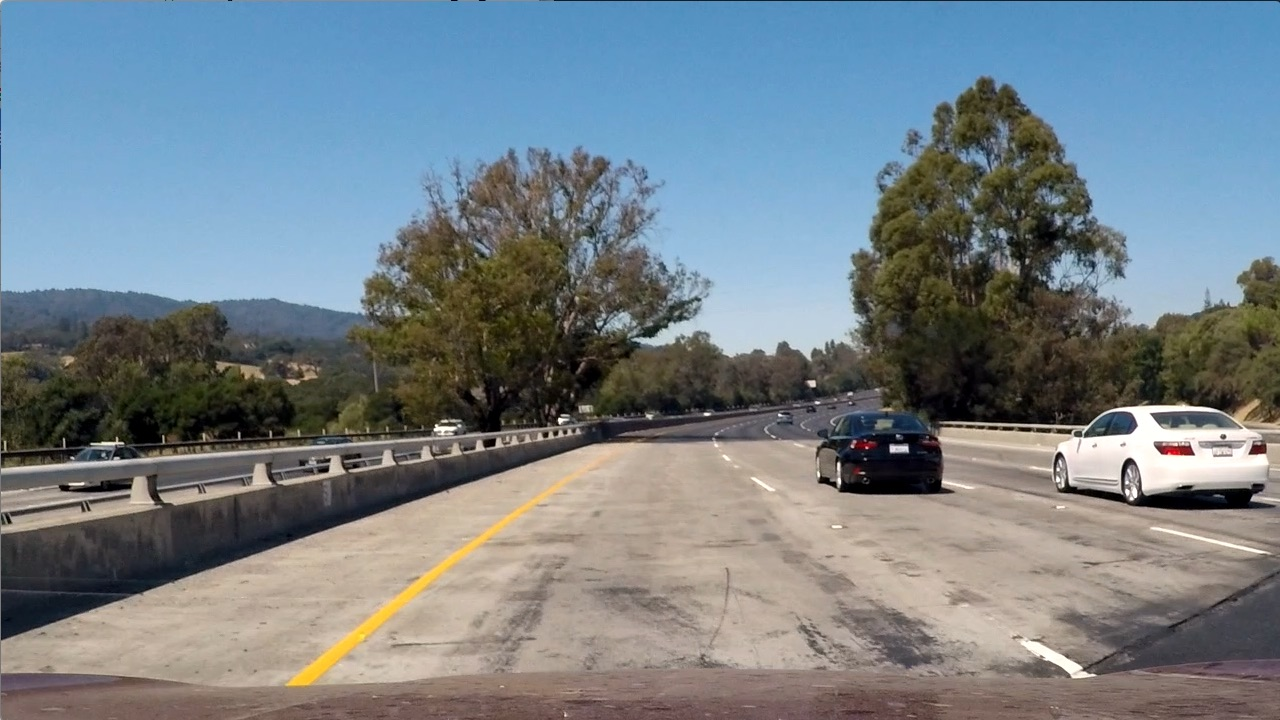
#> input picture CarND-Advanced-Lane-Lines-master/test_images/test1.jpg, 1280 x 720 px; the run also reads 2 pictures not shown here
$ jupyter execute --allow-errors P3.ipynb   (shell and % lines are left out)   (older library calls are emulated)
#> lines starting #> are read from the running program, lines starting #| are printed output that depends on the picture; after the words box and inside, x2 and y2 are one past the last pixel; in counts of white or black regions, pixels touching at a corner belong together
# Self-Driving Car Engineer Nanodegree

## Project: **Advanced Lane Lines**
***
In this project, I used video from a camera that was mounted on a car driving down the highway. Using OpenCV, I calibrated the camera and processed each frame in order to detect lane lines. I also calculated lane curvature and vehicle offset from the lane center. The detected lane lines were then drawn onto each frame and the images were put together to form a new video identical to the original with overlays of the detected lane lines, the lane curvature, and the vehicle offset.

## Import Packages

[cell 1]
#importing some useful packages
import matplotlib.pyplot as plt
import matplotlib.image as mpimg
import numpy as np
import cv2
import glob

## Read in an Image

[cell 2]
#reading in a test image
image = mpimg.imread('CarND-Advanced-Lane-Lines-master/test_images/test1.jpg')
#> image is the input picture: shape (720, 1280, 3); mean R, G, B 117.5, 128.7, 135.5

#printing out some stats and plotting
print('This image is:', type(image), 'with dimensions:', image.shape)
#| This image is: <class 'numpy.ndarray'> with dimensions: (720, 1280, 3)
plt.imshow(image)

[cell 3]
#reading in an image from the calibration set
image2 = mpimg.imread('CarND-Advanced-Lane-Lines-master/camera_cal/calibration1.jpg')
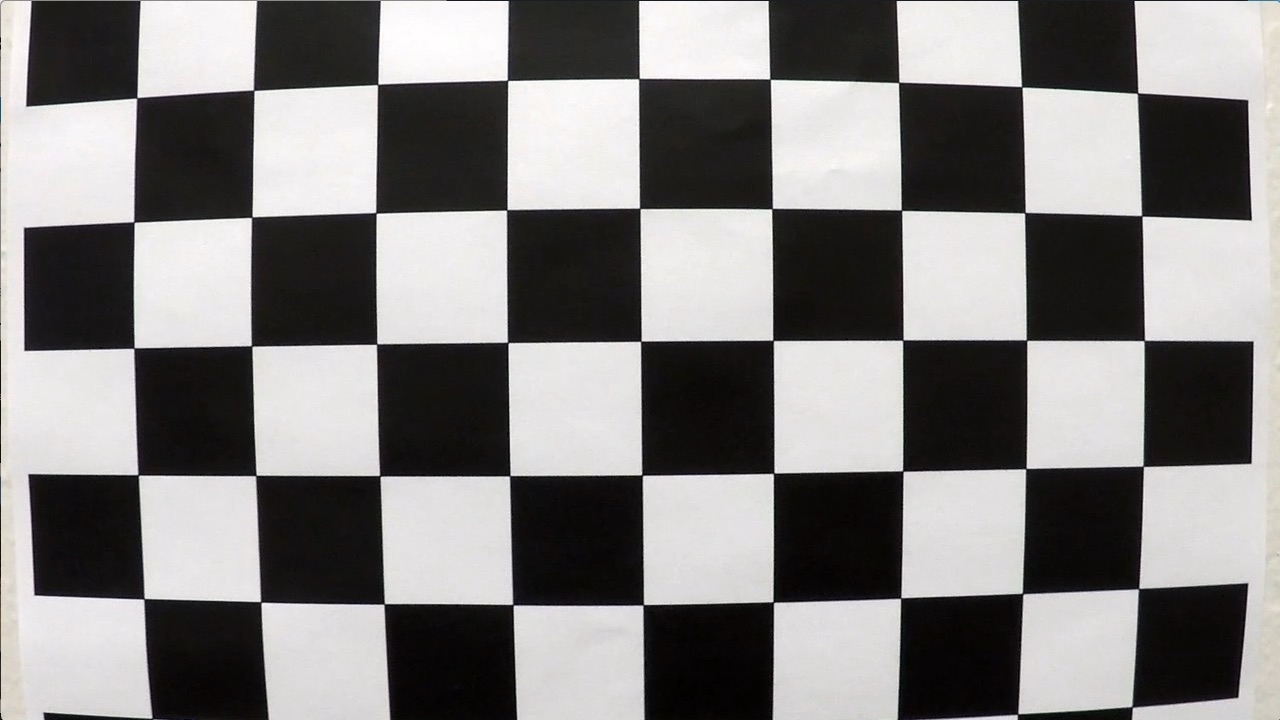
#> input picture CarND-Advanced-Lane-Lines-master/camera_cal/calibration1.jpg, 1280 x 720 px
#> image2 is the input picture: shape (720, 1280, 3); mean R, G, B 130.1, 128.4, 127.8

#printing out some stats and plotting
print('This image is:', type(image2), 'with dimensions:', image2.shape)
#| This image is: <class 'numpy.ndarray'> with dimensions: (720, 1280, 3)
plt.imshow(image2)

## Calibrate Cameras

[cell 4]
def find_corners(fname, nx, ny):
    '''
    Finds the inner corners of a chessboard calibration image.
    Parameters-
        fname: the name/location of the image file
        nx: number of corners expected in the horizontal direction
        ny: number of corners expected in the vertical direction
    Outputs-
        ret: boolean that signifies whether corners were selected
        corners: array of corner locations
    '''
#> called with nx = 9, ny = 5
    # Make a list of calibration images
    img = cv2.imread(fname)

    # Convert to grayscale
    gray = cv2.cvtColor(img, cv2.COLOR_RGB2GRAY)

    # Find the chessboard corners
    ret, corners = cv2.findChessboardCorners(gray, (nx, ny), None)
#> ret = True; corners = 45 rows, first 8: [136.7, 98.03], [253.8, 90.31], [377.7, 84.53], [507.6, 80.32], [639, 78.58], [770, 79.13], [898.7, 82.42], [1021.8, 87.11]

    # If found, draw corners
    if ret == True:
        # Draw and display the corners
        cv2.drawChessboardCorners(img, (nx, ny), corners, ret)
#> img: shape (720, 1280, 3); mean B, G, R 126.6, 129.3, 130.4
    return ret, corners, img

nx = 9
ny = 5
fname = 'CarND-Advanced-Lane-Lines-master/camera_cal/calibration1.jpg'
ret, corners, img = find_corners(fname, nx, ny)
#> ret = True
plt.imshow(img)
print(type(corners),corners.shape)
#| <class 'numpy.ndarray'> (45, 1, 2)

[cell 5]
#Corners found on another calibration image.
nx = 9
ny = 6
fname = 'CarND-Advanced-Lane-Lines-master/camera_cal/calibration20.jpg'
ret, corners, img = find_corners(fname, nx, ny)
#> call 2 of find_corners, with nx = 9, ny = 6
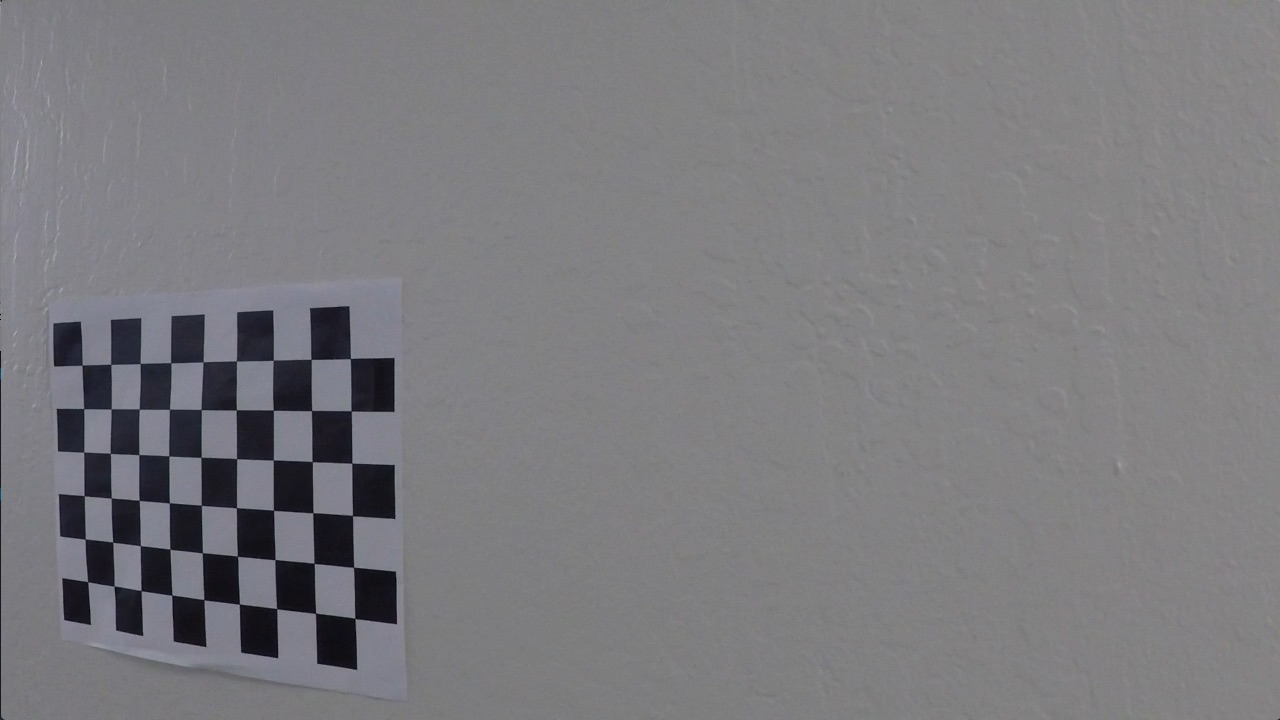
#> input picture CarND-Advanced-Lane-Lines-master/camera_cal/calibration20.jpg, 1280 x 720 px
#> in find_corners, img is the input picture: shape (720, 1280, 3); mean B, G, R 126.1, 122.8, 123.4
#> in find_corners (call 2), `ret, corners = cv2.findChessboardCorners(gray, (nx, ny), None)`: corners = 54 rows, first 8: [82.1, 365.1], [110.8, 364.5], [140.2, 363.5], [171, 362.8], [203.1, 361.8], [236.4, 360.9], [273.3, 360.2], [311.1, 359.3]
plt.imshow(img)
print(type(corners),corners.shape)
#| <class 'numpy.ndarray'> (54, 1, 2)

[cell 6]
def calibrate(nx, ny):
    '''
    Calibrates a camera given a set of points detected in one or more calibration images.
    Parameters-
        nx: number of corners expected in the horizontal direction
        ny: number of corners expected in the vertical direction
    Outputs-
        ret: boolean that signifies whether corners were selected
        mtx, dist, rvecs, tvecs: outputs from OpenCV cv2.calibrateCamera() function.
    '''
#> called with nx = 9, ny = 6
    # prepare object points, like (0,0,0), (1,0,0), (2,0,0) ....,(6,5,0)
    objp = np.zeros((ny*nx,3), np.float32)
    objp[:,:2] = np.mgrid[0:nx, 0:ny].T.reshape(-1,2)

    # Arrays to store object points and image points from all the images.
    objpoints = [] # 3d points in real world space
    imgpoints = [] # 2d points in image plane.

    # Make a list of calibration images
    images = glob.glob('./CarND-Advanced-Lane-Lines-master/camera_cal/cal*.jpg')
    # Step through the list and search for chessboard corners
    for idx, fname in enumerate(images):
        ret, corners, img = find_corners(fname, nx, ny)
#> ret = False

        # If found, add object points, image points
        if ret == True:
            objpoints.append(objp)
            imgpoints.append(corners)

    img_size = (img.shape[1], img.shape[0])
#> img_size = (1280, 720)
    ret, mtx, dist, rvecs, tvecs = cv2.calibrateCamera(objpoints, imgpoints, img_size,None,None)

    #cv2.destroyAllWindows()
    return ret, mtx, dist, rvecs, tvecs


ret, mtx, dist, rvecs, tvecs = calibrate(nx, ny)

[cell 7]

#Test the results of the calibration
img_original = mpimg.imread('./CarND-Advanced-Lane-Lines-master/camera_cal/calibration2.jpg')
img_undistorted = cv2.undistort(img_original, mtx, dist, None, mtx)

# Visualize undistortion
f, (ax1, ax2) = plt.subplots(1, 2, figsize=(20,10))
ax1.imshow(img_original)
ax1.set_title('Original Image', fontsize=30)
ax2.imshow(img_undistorted)
ax2.set_title('Undistorted Image', fontsize=30)

[cell 8]
#Apply undistortion to actual road images
img_original = mpimg.imread('./CarND-Advanced-Lane-Lines-master/test_images/test2.jpg')
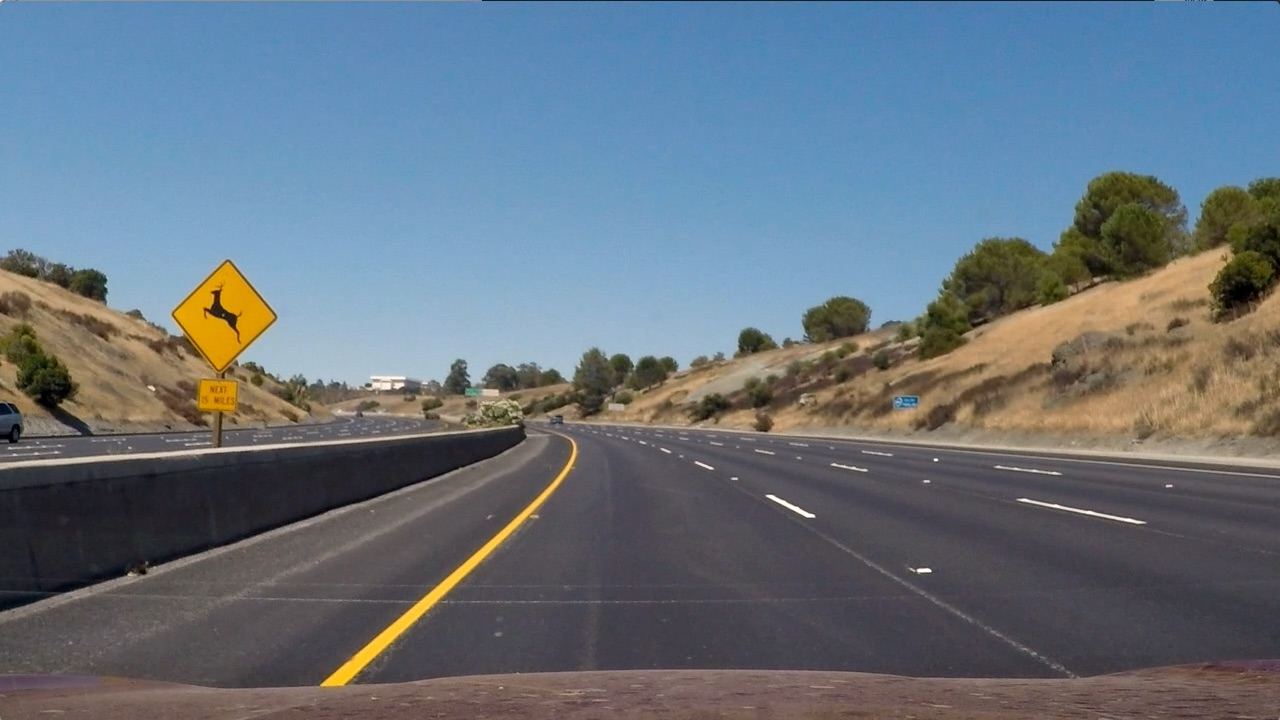
#> input picture CarND-Advanced-Lane-Lines-master/test_images/test2.jpg, 1280 x 720 px
#> img_original is the input picture: shape (720, 1280, 3); mean R, G, B 102.8, 114.6, 125.5
img_undistorted = cv2.undistort(img_original, mtx, dist, None, mtx)

# Visualize undistortion
f, (ax1, ax2) = plt.subplots(1, 2, figsize=(20,10))
ax1.imshow(img_original)
ax1.set_title('Original Image', fontsize=30)
ax2.imshow(img_undistorted)
ax2.set_title('Undistorted Image', fontsize=30)

It is difficult to see the effects of the undistortion on the real road image, but it is possible to tell that a transformation has occured by looking at the shape of the hood of the car.

[cell 9]
def binary_s_threshold(img, thresh):
    '''
    Converts
    Parameters-
        nx: number of corners expected in the horizontal direction
        ny: number of corners expected in the vertical direction
    Outputs-
        ret: boolean that signifies whether corners were selected
        mtx, dist, rvecs, tvecs: outputs from OpenCV cv2.calibrateCamera() function.
    '''
#> called with thresh = (225, 255)
    hsv = cv2.cvtColor(img, cv2.COLOR_RGB2HSV)
#> hsv: shape (720, 1280, 3); mean H, S, V 88.1, 78.7, 139.4
    S = hsv[:,:,2]

    binary = np.zeros_like(S)
    binary[(S > thresh[0]) & (S <= thresh[1])] = 255
    return binary

s_binary = binary_s_threshold(img_undistorted, thresh = (225,255))
#> s_binary: shape (720, 1280); 0.67% white; 47 white regions (35 under 20 px), largest, box (x1, y1, x2, y2) and area: (304, 446, 575, 702) 3021, (149, 263, 214, 357) 1971, (203, 272, 222, 303) 319
plt.imshow(s_binary)

[cell 10]
def sobel_x(img, thresh):
#> called with thresh = (20, 100)
    gray = cv2.cvtColor(img, cv2.COLOR_RGB2GRAY)

    sobelx = cv2.Sobel(gray, cv2.CV_64F, 1, 0) # Take the derivative in x
    abs_sobelx = np.absolute(sobelx) # Absolute x derivative to accentuate lines away from horizontal
    scaled_sobel = np.uint8(255*abs_sobelx/np.max(abs_sobelx))

    # Threshold x gradient
    thresh_min = 60
    thresh_max = 100
    sxbinary = np.zeros_like(scaled_sobel)
    sxbinary[(scaled_sobel >= thresh[0]) & (scaled_sobel <= thresh[1])] = 255
    return sxbinary
sobel_binary = sobel_x(img_undistorted, thresh = (20,100))
#> sobel_binary: shape (720, 1280); 4.9% white in thin lines or dots, all inside (x1, y1, x2, y2) = (1, 161, 1279, 720)
plt.imshow(sobel_binary)

[cell 11]
color_binary = np.dstack((np.zeros_like(sobel_binary), sobel_binary, s_binary))
print(np.count_nonzero(color_binary))
print(color_binary.shape)
#| (720, 1280, 3)
plt.imshow(color_binary)

[cell 12]
combined_binary = np.zeros_like(sobel_binary)
combined_binary[(s_binary == 255) | (sobel_binary == 255)] = 1
plt.imshow(combined_binary)

[cell 13]
def region_of_interest(img, vertices):
    """
    Applies an image mask.

    Only keeps the region of the image defined by the polygon
    formed from `vertices`. The rest of the image is set to black.
    """
    #defining a blank mask to start with
    mask = np.zeros_like(img)

    #defining a 3 channel or 1 channel color to fill the mask with depending on the input image
    if len(img.shape) > 2:
        channel_count = img.shape[2]  # i.e. 3 or 4 depending on your image
        ignore_mask_color = (255,) * channel_count
    else:
        ignore_mask_color = 255

    #filling pixels inside the polygon defined by "vertices" with the fill color
    cv2.fillPoly(mask, vertices, ignore_mask_color)

    #returning the image only where mask pixels are nonzero
    masked_image = cv2.bitwise_and(img, mask)
    return masked_image

imshape = image.shape
top_right_vertex = (740,400)
top_left_vertex = (600,400)
bottow_right_vertex = (1080,imshape[0])
bottom_left_vertex = (200,imshape[0])
vertices = np.array([[bottom_left_vertex,top_left_vertex, top_right_vertex, bottow_right_vertex]], dtype=np.int32)
cropped_combined_binary = region_of_interest(combined_binary, vertices)
plt.imshow(cropped_combined_binary)

[cell 14]
def perspective_transform(undistorted_image):
    # For source points I'm grabbing the outer four detected corners
    src = np.float32([[200,700],[597,450],[686,450],[1110,700]])
    dst = np.float32([[380,700],[400,0],[900,0],[921,700]])
    # Given src and dst points, calculate the perspective transform matrix
    img_size = (undistorted_image.shape[1], undistorted_image.shape[0])
    M = cv2.getPerspectiveTransform(src, dst)
    # Warp the image using OpenCV warpPerspective()
    warped = cv2.warpPerspective(undistorted_image, M, img_size)
#> undistorted_image: shape (720, 1280); values 0 (black) and 1 (white), 0.91% white; 408 white regions (378 under 20 px), largest, box (x1, y1, x2, y2) and area: (300, 433, 580, 704) 4892, (764, 495, 819, 521) 295, (684, 410, 705, 427) 151

    # Return the resulting image and matrix
    return warped, M

warped, M = perspective_transform(cropped_combined_binary)
plt.imshow(warped)
#I'm not seeing much point in using the sobel at all??

[cell 15]
histogram = np.sum(warped[warped.shape[0]//2:,:], axis=0)
plt.plot(histogram)

[cell 16]
def sliding_window_blind(binary_warped):
    # Assuming you have created a warped binary image called "binary_warped"
    # Take a histogram of the bottom half of the image
    histogram = np.sum(binary_warped[binary_warped.shape[0]//2:,:], axis=0)
    # Create an output image to draw on and  visualize the result
    out_img = np.dstack((binary_warped, binary_warped, binary_warped))*255
    # Find the peak of the left and right halves of the histogram
    # These will be the starting point for the left and right lines
    midpoint = np.int(histogram.shape[0]/2)
    leftx_base = np.argmax(histogram[:midpoint])
    rightx_base = np.argmax(histogram[midpoint:]) + midpoint

    # Choose the number of sliding windows
    nwindows = 9
    # Set height of windows
    window_height = np.int(binary_warped.shape[0]/nwindows)
    # Identify the x and y positions of all nonzero pixels in the image
    nonzero = binary_warped.nonzero()
    nonzeroy = np.array(nonzero[0])
    nonzerox = np.array(nonzero[1])
    # Current positions to be updated for each window
    leftx_current = leftx_base
    rightx_current = rightx_base
    # Set the width of the windows +/- margin
    margin = 100
    # Set minimum number of pixels found to recenter window
    minpix = 50
    # Create empty lists to receive left and right lane pixel indices
    left_lane_inds = []
    right_lane_inds = []

    # Step through the windows one by one
    for window in range(nwindows):
        # Identify window boundaries in x and y (and right and left)
        win_y_low = binary_warped.shape[0] - (window+1)*window_height
        win_y_high = binary_warped.shape[0] - window*window_height
        win_xleft_low = leftx_current - margin
        win_xleft_high = leftx_current + margin
        win_xright_low = rightx_current - margin
        win_xright_high = rightx_current + margin
        # Draw the windows on the visualization image
        cv2.rectangle(out_img,(win_xleft_low,win_y_low),(win_xleft_high,win_y_high),(0,255,0), 2)
        cv2.rectangle(out_img,(win_xright_low,win_y_low),(win_xright_high,win_y_high),(0,255,0), 2)
        # Identify the nonzero pixels in x and y within the window
        good_left_inds = ((nonzeroy >= win_y_low) & (nonzeroy < win_y_high) & (nonzerox >= win_xleft_low) & (nonzerox < win_xleft_high)).nonzero()[0]
        good_right_inds = ((nonzeroy >= win_y_low) & (nonzeroy < win_y_high) & (nonzerox >= win_xright_low) & (nonzerox < win_xright_high)).nonzero()[0]
        # Append these indices to the lists
        left_lane_inds.append(good_left_inds)
        right_lane_inds.append(good_right_inds)
        # If you found > minpix pixels, recenter next window on their mean position
        if len(good_left_inds) > minpix:
            leftx_current = np.int(np.mean(nonzerox[good_left_inds]))
        if len(good_right_inds) > minpix:
            rightx_current = np.int(np.mean(nonzerox[good_right_inds]))
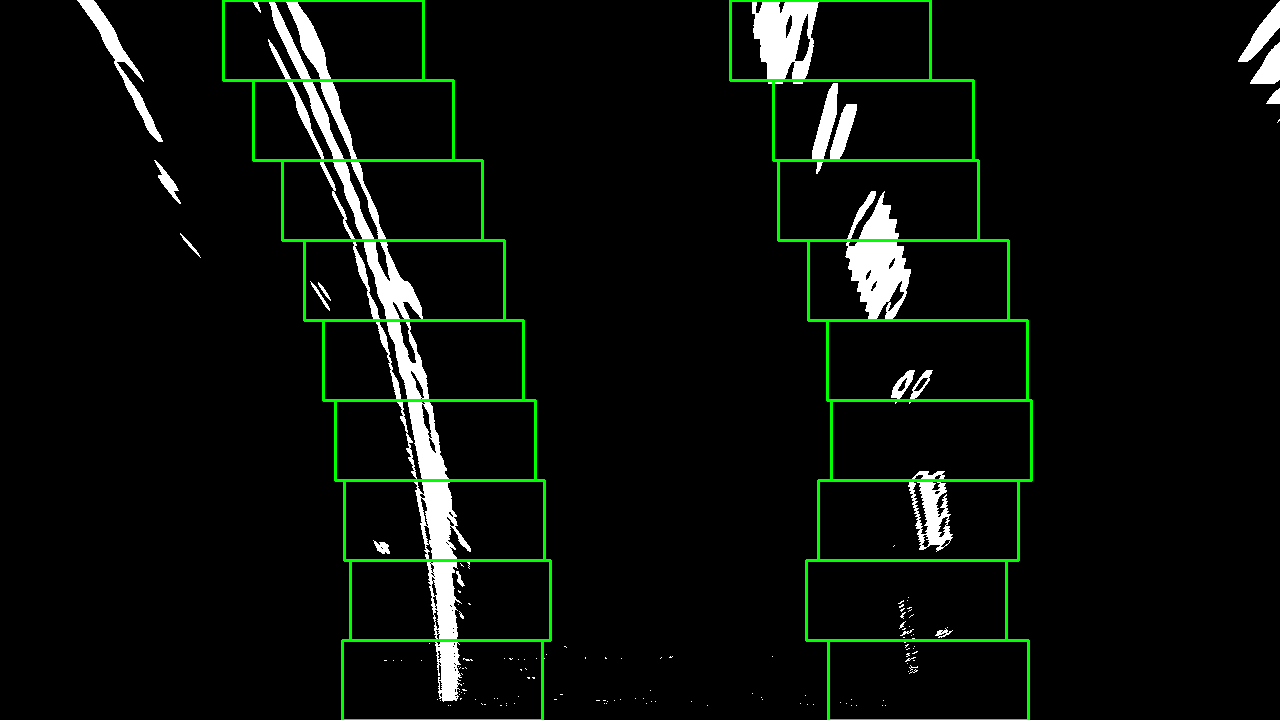
#> out_img: shape (720, 1280, 3); mean of channels 0, 1, 2 9.4, 15, 9.4; drawn as B, G, R

    # Concatenate the arrays of indices
    left_lane_inds = np.concatenate(left_lane_inds)
    right_lane_inds = np.concatenate(right_lane_inds)
#> (the rest of the program and of its run is left out)
